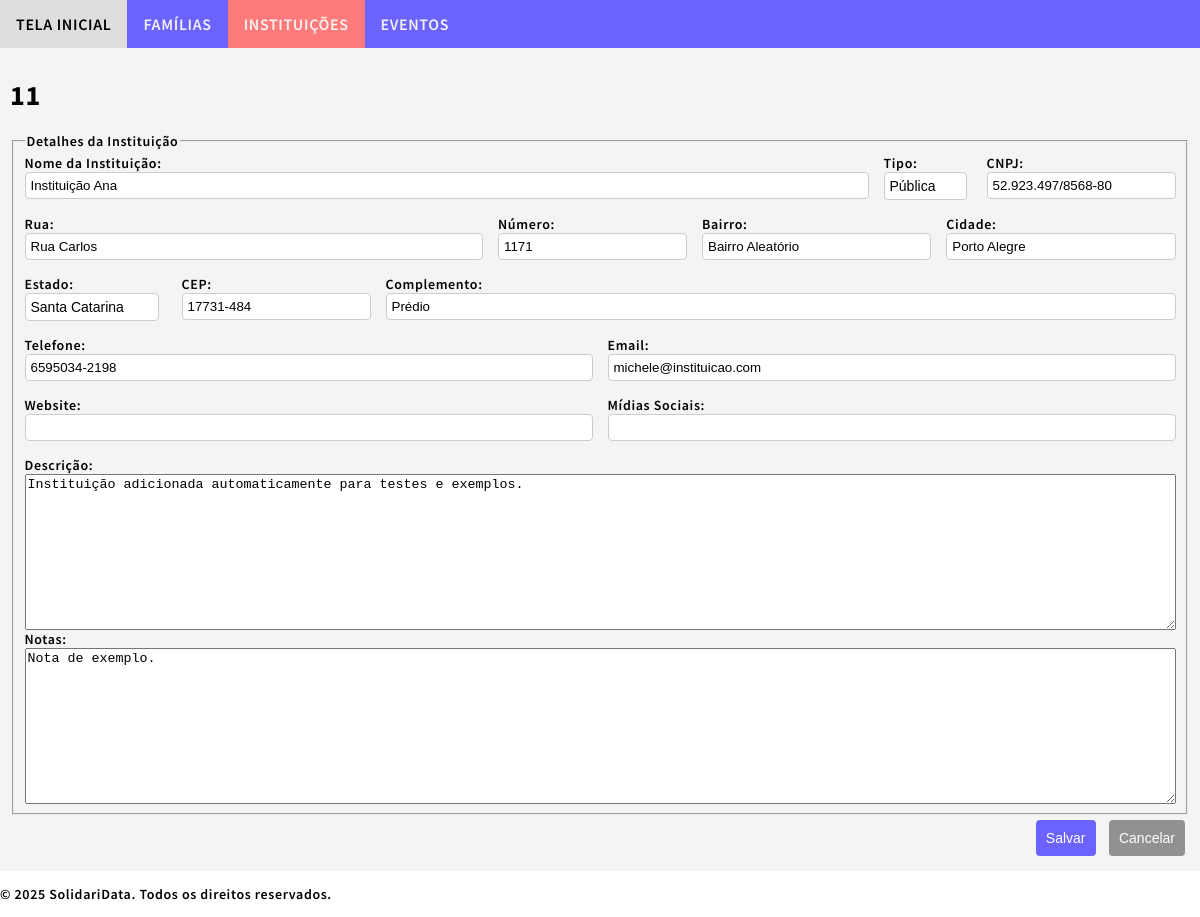
Before: /sdata/institutions/11/update/ with the older database file.
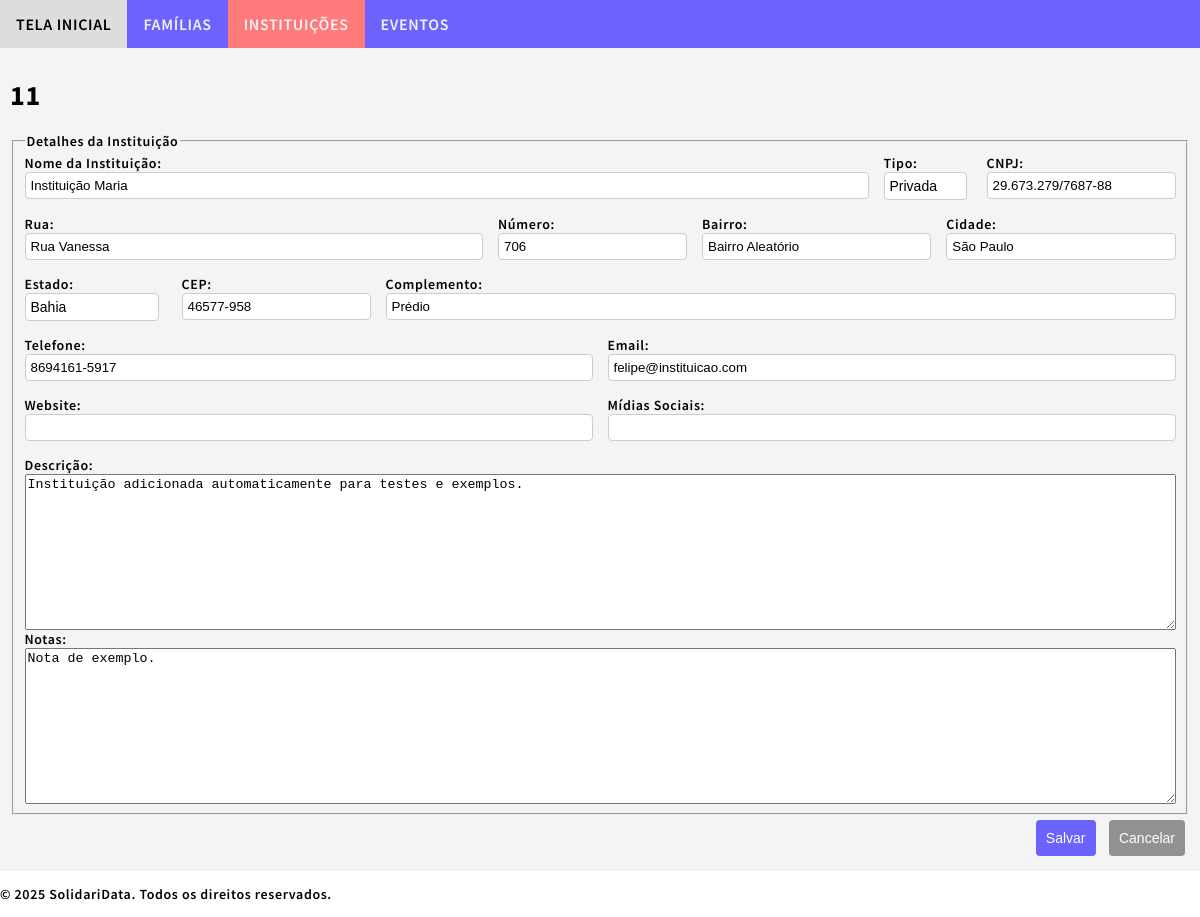
After: the same page with the newer database file.
### sdata/models.py (models this page shows, shortened)
class Institution(models.Model):
    institution_id = models.AutoField(primary_key=True)
    institution_name = models.CharField(max_length=100, db_index=True)
    institution_type = models.CharField(max_length=11, choices=[('comunitária', 'Comunitária'), ('privada', 'Privada'), ('pública', 'Pública'), ('religiosa', 'Religiosa'), ('outra', 'Outra')], blank=True)
    institution_cnpj = models.CharField(max_length=18, unique=True, blank=True)
    institution_address_street = models.CharField(max_length=65)
    institution_address_number = models.CharField(max_length=10)
    institution_address_neighborhood = models.CharField(max_length=65)
    institution_address_city = models.CharField(max_length=65)
    institution_address_state = models.CharField(max_length=2, choices=Family.BRAZILIAN_STATES, blank=True, default='SP')
    institution_address_zipcode = models.CharField(max_length=10, blank=True)
    institution_address_complement = models.CharField(max_length=255, blank=True)
    institution_phone = models.CharField(max_length=15, blank=True)
    institution_email = models.EmailField(blank=True)
    institution_website = models.URLField(blank=True)
    institution_social_media = models.CharField(max_length=255, blank=True)
    institution_description = models.TextField(blank=True)
    institution_note = models.TextField(blank=True)
    institution_created = models.DateTimeField(auto_now_add=True)
    institution_updated = models.DateTimeField(auto_now=True)

### sdata/views.py (the view)
# urls.py: path('sdata/institutions/<int:pk>/update/', views.institution_update, name='institution_update'),
def institution_update(request, pk):
    institution = get_object_or_404(Institution, pk=pk)
    if request.method == "POST":
        institution_form = InstitutionForm(request.POST, instance=institution)
        if institution_form.is_valid():
            institution_form.save()
            return redirect('institution_detail', pk=institution.pk)
    else:
        institution_form = InstitutionForm(instance=institution)
    return render(request, 'sdata/institution_form.html', {
        'form': institution_form,
    })

### sdata/templates/sdata/institution_form.html (shortened to what this page needs)
{% extends "sdata/base.html" %}
{% block content %}
<h1>{{ form.instance.pk|default:"Cadastro de instituição" }}</h1>
<form method="post" class="form-container">
    <fieldset>
        <legend>Detalhes da Instituição</legend>
        <div class="form-row">
            <div class="form-group">
                <label for="institution_name">Nome da Instituição:</label>
                {{ form.institution_name }}
            </div>
            <div class="form-group-1">
                <label for="institution_type">Tipo:</label>
                {{ form.institution_type }}
            </div>
            <div class="form-group-1">
                <label for="institution_cnpj">CNPJ:</label>
                {{ form.institution_cnpj }}
            </div>
        </div>
        <div class="form-row">
            <div class="form-group-2">
                <label for="institution_address_street">Rua:</label>
                {{ form.institution_address_street }}
            </div>
            <div class="form-group-1">
                <label for="institution_address_number">Número:</label>
                {{ form.institution_address_number }}
            </div>
            <div class="form-group">
                <label for="institution_address_neighborhood">Bairro:</label>
                {{ form.institution_address_neighborhood }}
            </div>
            <div class="form-group">
                <label for="institution_address_city">Cidade:</label>
                {{ form.institution_address_city }}
            </div>
        </div>
        <div class="form-row">
            <div class="form-group-1">
                <label for="institution_address_state">Estado:</label>
                {{ form.institution_address_state }}
            </div>
            <div class="form-group-1">
                <label for="institution_address_zipcode">CEP:</label>
                {{ form.institution_address_zipcode }}
            </div>
            <div class="form-group">
                <label for="institution_address_complement">Complemento:</label>
                {{ form.institution_address_complement }}
            </div>
        </div>
        <div class="form-row">
            <div class="form-group">
                <label for="institution_phone">Telefone:</label>
                {{ form.institution_phone }}
            </div>
            <div class="form-group">
                <label for="institution_email">Email:</label>
                {{ form.institution_email }}
            </div>
        </div>
        <div class="form-row">
            <div class="form-group">
                <label for="institution_website">Website:</label>
                {{ form.institution_website }}
            </div>
            <div class="form-group">
                <label for="institution_social_media">Mídias Sociais:</label>
                {{ form.institution_social_media }}
            </div>
        </div>
        <div class="form-group">
            <label for="institution_description">Descrição:</label>
            {{ form.institution_description }}
        </div>
        <div class="form-group">
            <label for="institution_note">Notas:</label>
            {{ form.institution_note }}
        </div>
    </fieldset>
    <div class="form-actions">
        <button type="submit" class="btn-primary">Salvar</button>
        <button type="button" class="btn-secondary" onclick="window.location.href='{% url "institution_list" %}'">Cancelar</button>
    </div>
</form>
{% endblock %}

Changed rows visible on the page:
changed Institution "Bairro Aleatório": institution_name "Instituição Ana" → "Instituição Maria"; institution_type "Pública" → "Privada"; institution_cnpj "52.923.497/8568-80" → "29.673.279/7687-88"; institution_address_street "Rua Carlos" → "Rua Vanessa"; institution_address_number "1171" → "706"; institution_address_city "Porto Alegre" → "São Paulo"; institution_address_state "Santa Catarina" → "Bahia"; institution_address_zipcode "17731-484" → "46577-958"; institution_phone "6595034-2198" → "8694161-5917"; institution_email "michele@instituicao.com" → "felipe@instituicao.com"
